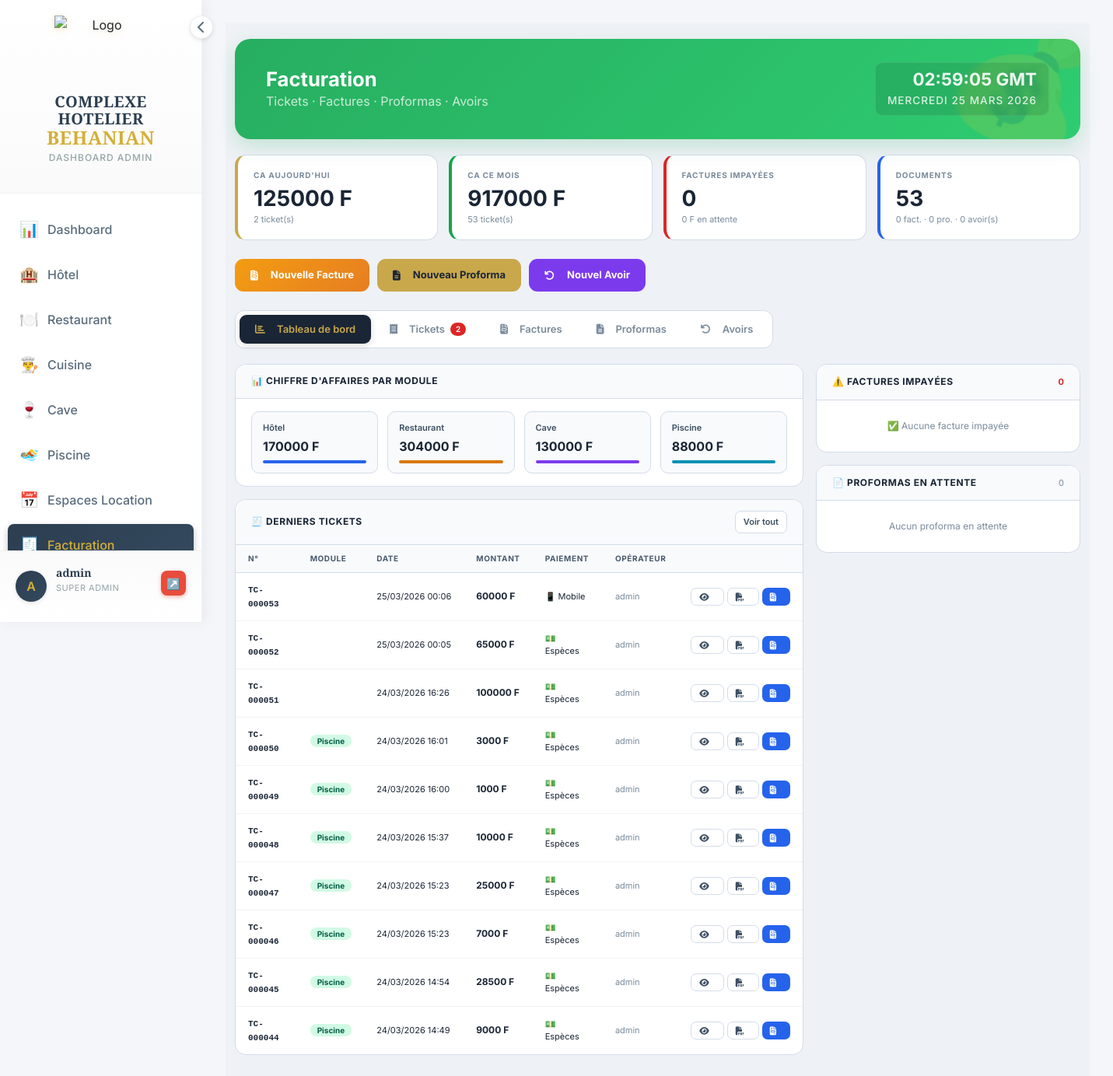
/facturation/ (signed in), run on an earlier commit of the app's database.
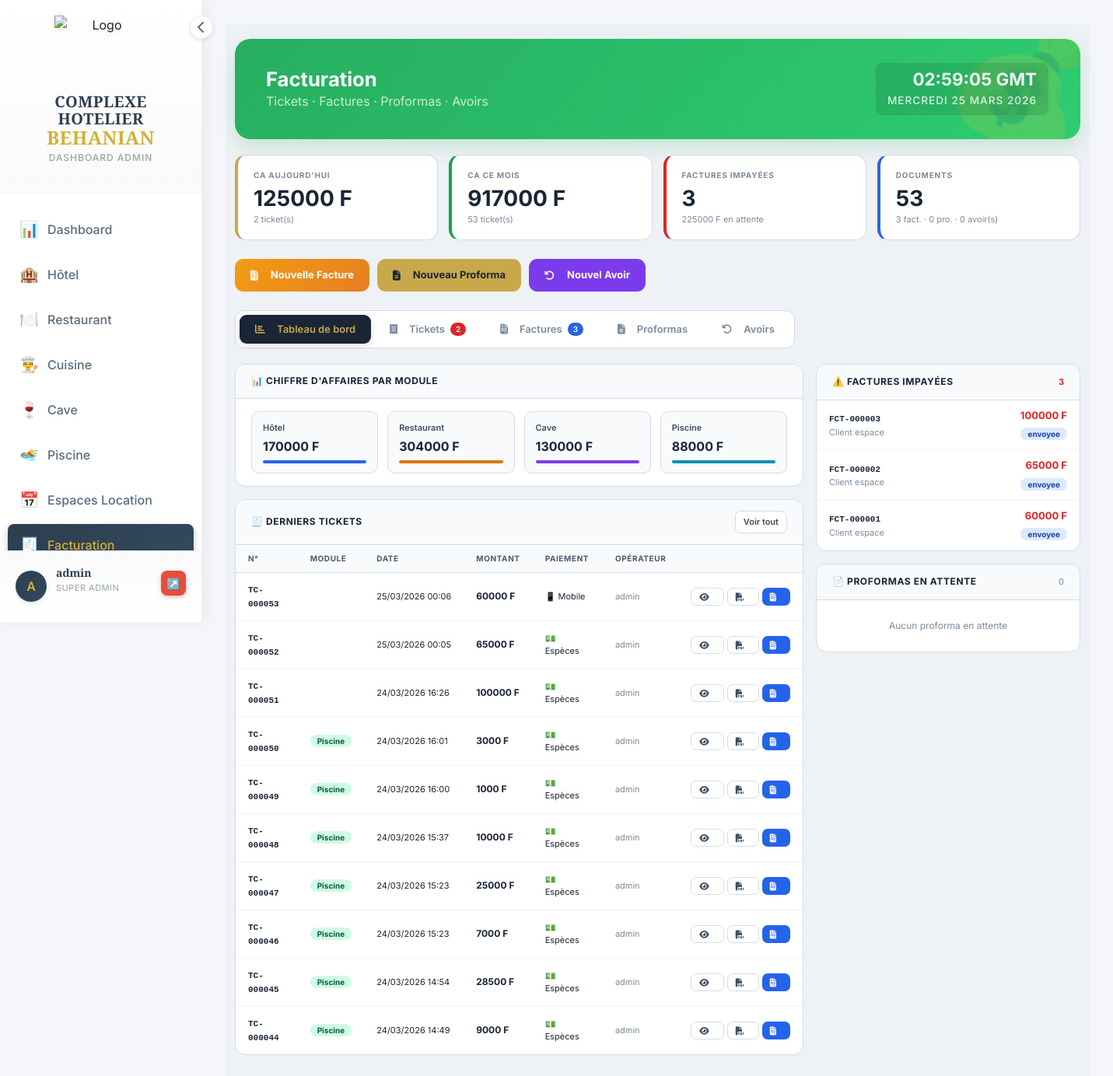
And on a later commit of the database.
### facturation/models.py (models this page shows, shortened)
class Ticket(models.Model):
    MODULE_CHOICES = [
        ('hotel', 'Hôtel'),
        ('restaurant', 'Restaurant'),
        ('caisse', 'Caisse'),
        ('piscine', 'Piscine'),
        ('cave', 'Cave'),
        ('autre', 'Autre'),
    ]
    numero = models.CharField(max_length=50, unique=True)
    module = models.CharField(max_length=20, choices=MODULE_CHOICES)
    date_creation = models.DateTimeField(default=timezone.now)
    montant_total = models.DecimalField(max_digits=10, decimal_places=2)
    client = models.ForeignKey(Client, on_delete=models.SET_NULL, null=True, blank=True)
    PAIEMENT_CHOICES = [
        ('especes', 'Espèces'),
        ('mobile_money', 'Mobile Money'),
        ('orange_money', 'Orange Money'),
        ('wave', 'Wave'),
        ('moov_money', 'Moov Money'),
        ('mtn_money', 'MTN Mobile Money'),
        ('carte_bancaire', 'Carte Bancaire'),
        ('carte', 'Carte Bancaire'), # Alias pour compatibilité
        ('cheque', 'Chèque'),
        ('virement', 'Virement'),
        ('cave', 'Cave'),
        ('autre', 'Autre'),
    ]
    mode_paiement = models.CharField(max_length=50, choices=PAIEMENT_CHOICES, default='especes')
    montant_paye = models.DecimalField(max_digits=10, decimal_places=2, default=0)
    cree_par = models.ForeignKey(User, on_delete=models.SET_NULL, null=True, blank=True)
    contenu = models.TextField(help_text="Contenu détaillé du ticket")
    imprime = models.BooleanField(default=False)
    date_impression = models.DateTimeField(blank=True, null=True)
    est_duplicata = models.BooleanField(default=False, help_text="Indique si c'est une réimpression")
    objet_id = models.IntegerField(blank=True, null=True, help_text="ID de l'objet dans le module d'origine")
    class Meta:
        ordering = ['-date_creation']

class Facture(models.Model):
    STATUT_CHOICES = [
        ('draft', 'Brouillon'),
        ('sent', 'Envoyée'),
        ('paid', 'Payée'),
        ('cancelled', 'Annulée'),
    ]
    numero = models.CharField(max_length=20, unique=True)
    client = models.ForeignKey(Client, on_delete=models.CASCADE)
    date_creation = models.DateTimeField(default=timezone.now)
    date_facturation = models.DateField(default=timezone.now)
    date_echeance = models.DateField(blank=True, null=True)
    statut = models.CharField(max_length=20, choices=STATUT_CHOICES, default='draft')
    sous_total = models.DecimalField(max_digits=10, decimal_places=2, default=Decimal('0.00'))
    remise = models.DecimalField(max_digits=10, decimal_places=2, default=Decimal('0.00'))
    taux_tva = models.DecimalField(max_digits=5, decimal_places=2, default=Decimal('20.00'))
    montant_tva = models.DecimalField(max_digits=10, decimal_places=2, default=Decimal('0.00'))
    total = models.DecimalField(max_digits=10, decimal_places=2, default=Decimal('0.00'))
    montant_paye = models.DecimalField(max_digits=10, decimal_places=2, default=Decimal('0.00'))
    date_paiement = models.DateTimeField(blank=True, null=True)
    cree_par = models.ForeignKey(User, on_delete=models.SET_NULL, null=True)
    notes = models.TextField(blank=True)
    class Meta:
        ordering = ['-date_creation']

class Client(models.Model):
    nom = models.CharField(max_length=100)
    prenom = models.CharField(max_length=100, blank=True)
    email = models.EmailField(blank=True)
    telephone = models.CharField(max_length=20, blank=True)
    adresse = models.TextField(blank=True)
    nif = models.CharField(max_length=50, blank=True, verbose_name="NIF")
    stat = models.CharField(max_length=50, blank=True, verbose_name="STAT")
    class Meta:
        ordering = ['nom', 'prenom']

### facturation/views.py (the view)
# urls.py: path('', views.boite_nuit_index, name='index'),
@require_module_access('facturation')
def index(request):
    from django.utils import timezone
    from django.db.models import Sum, Count, Q
    today = timezone.now().date()
    tickets_jour = Ticket.objects.filter(date_creation__date=today)
    ca_jour = tickets_jour.aggregate(s=Sum('montant_total'))['s'] or 0
    tickets_mois = Ticket.objects.filter(
        date_creation__month=today.month, date_creation__year=today.year
    )
    ca_mois = tickets_mois.aggregate(s=Sum('montant_total'))['s'] or 0
    factures_impayees = Facture.objects.filter(statut__in=['envoyee','en_attente'])
    montant_impaye = factures_impayees.aggregate(s=Sum('total'))['s'] or 0
    tickets_recents = Ticket.objects.select_related('client','cree_par').order_by('-date_creation')[:10]
    ca_par_module = {}
    for m, l in [('hotel','Hôtel'),('restaurant','Restaurant'),('cave','Cave'),('piscine','Piscine'),('caisse','Caisse'),('autre','Autre')]:
        ca = Ticket.objects.filter(module=m).aggregate(s=Sum('montant_total'))['s'] or 0
        if ca > 0:
            ca_par_module[l] = int(ca)
    recent_factures = Facture.objects.select_related('client').order_by('-date_creation')[:8]
    recent_proformas = Proforma.objects.select_related('client').order_by('-date_creation')[:8]
    recent_avoirs = Avoir.objects.select_related('client').order_by('-date_creation')[:8]
    services = Service.objects.all()
    services_json = json.dumps([{'id': s.id, 'nom': s.nom} for s in services])
    clients = Client.objects.all().order_by('nom')
    context = {
        'ca_jour': int(ca_jour),
        'ca_mois': int(ca_mois),
        'nb_tickets_jour': tickets_jour.count(),
        'nb_tickets_mois': tickets_mois.count(),
        'nb_factures_impayees': factures_impayees.count(),
        'montant_impaye': int(montant_impaye),
        'nb_proformas': Proforma.objects.filter(statut='en_attente').count(),
        'nb_avoirs': Avoir.objects.filter(statut='en_attente').count(),
        'tickets_recents': tickets_recents,
        'ca_par_module': ca_par_module,
        'recent_factures': recent_factures,
        'recent_proformas': recent_proformas,
        'recent_avoirs': recent_avoirs,
        'total_tickets': Ticket.objects.count(),
        'total_factures': Facture.objects.count(),
        'total_proformas': Proforma.objects.count(),
        'total_avoirs': Avoir.objects.count(),
        'services': services,
        'services_json': services_json,
        'clients': clients,
    }
    return render(request, 'facturation/index.html', context)

### utils/permissions.py (called while the page is built, shortened)
def get_user_groups(user):
    return list(user.groups.values_list('name', flat=True))

def user_has_access(user, module):
    if not user.is_authenticated:
        return False
    if user.is_superuser:
        return True

def require_module_access(module):
    def decorator(view_func):
        @wraps(view_func)
        @login_required
        def wrapper(request, *args, **kwargs):
            if not user_has_access(request.user, module):
                messages.error(request,
                    "Accès refusé — vous n'avez pas les droits pour accéder à ce module.")
                return redirect('dashboard:index')
            return view_func(request, *args, **kwargs)
        return wrapper
    return decorator

def get_accessible_modules(user):
    if user.is_superuser:
        return ['dashboard', 'hotel', 'restaurant', 'bar', 'cuisine',
                'piscine', 'boite_nuit', 'espaces', 'caisse', 'facturation',
                'parametres', 'users']

### templates/facturation/index.html (shortened to what the changed rows need)
{% extends 'dashboard/base_dashboard.html' %}
{% load static %}
{% block content %}
<div class="fac-body"><div class="container-fluid">
  <div class="header-glam caisse-watermark">
    <div class="header-content">
      <h2 style="font-size:1.6rem;font-weight:700;margin:0">Facturation</h2>
    </div>
  </div>
  <div class="kpi-grid">
    <div class="kpi k-rouge">
      <div class="klbl">Factures impayées</div>
      <div class="kval">{{ nb_factures_impayees }}</div>
      <div class="ksub">{{ montant_impaye|floatformat:0 }} F en attente</div>
    </div>
    <div class="kpi k-bleu">
      <div class="klbl">Documents</div>
      <div class="kval">{{ total_tickets }}</div>
      <div class="ksub">{{ total_factures }} fact. · {{ total_proformas }} pro. · {{ total_avoirs }} avoir(s)</div>
    </div>
  </div>
  <div class="tabs">
    <button class="tab" id="tab-factures" onclick="setTab('factures',this)">
      <i class="fas fa-file-invoice"></i> Factures
      {% if total_factures > 0 %}<span style="background:#2563eb;color:white;border-radius:10px;padding:1px 7px;font-size:10px">{{ total_factures }}</span>{% endif %}
    </button>
  </div>
  <div class="tab-content active" id="content-dashboard">
    <div style="display:grid;grid-template-columns:1fr 340px;gap:16px">
      <div>
        <div class="panel">
          {% if ca_par_module %}
          <div class="module-bar">
            {% for module, ca in ca_par_module.items %}
            {% with total_ca=ca_mois|default:1 %}
            <div class="module-item">
              <div class="module-nom">{{ module }}</div>
              <div class="module-ca">{{ ca|floatformat:0 }} F</div>
              <div class="module-bar-fill" style="background:{% if module == 'Hôtel' %}#2563eb{% elif module == 'Restaurant' %}#d97706{% elif module == 'Cave' %}#7c3aed{% elif module == 'Piscine' %}#0891b2{% else %}#16a34a{% endif %};width:100%"></div>
            </div>
            {% endwith %}
            {% endfor %}
          </div>
          {% else %}
          <div style="padding:30px;text-align:center;color:var(--muted);font-size:13px">Aucune donnée</div>
          {% endif %}
        </div>
        <div class="panel">
          <div style="overflow-x:auto">
            <table class="tbl">
              <thead><tr><th>N°</th><th>Module</th><th>Date</th><th>Montant</th><th>Paiement</th><th>Opérateur</th><th></th></tr></thead>
              <tbody>
              {% for t in tickets_recents %}
              <tr>
                <td><span class="doc-num">{{ t.numero }}</span></td>
                <td><span class="badge b-{{ t.module }}">{{ t.get_module_display }}</span></td>
                <td style="font-size:11px;white-space:nowrap">{{ t.date_creation|date:"d/m/Y H:i" }}</td>
                <td><strong>{{ t.montant_total|floatformat:0 }} F</strong></td>
                <td style="font-size:11px">
                  {% if t.mode_paiement == 'especes' %}💵 Espèces
                  {% elif t.mode_paiement == 'mobile_money' %}📱 Mobile
                  {% elif t.mode_paiement == 'carte_bancaire' %}💳 Carte
                  {% elif t.mode_paiement == 'orange_money' %}🟠 Orange
                  {% elif t.mode_paiement == 'wave' %}🔵 Wave
                  {% else %}{{ t.get_mode_paiement_display }}{% endif %}
                </td>
                <td style="font-size:11px;color:var(--muted)">{{ t.cree_par.get_full_name|default:t.cree_par.username|default:"—" }}</td>
                <td>
                  <div style="display:flex;gap:4px">
                    <a href="{% url 'facturation:ticket_detail' t.pk %}" class="btn-p outline" title="Détail"><i class="fas fa-eye"></i></a>
                    <a href="{% url 'facturation:ticket_pdf' t.pk %}" class="btn-p outline" title="PDF" target="_blank"><i class="fas fa-file-pdf"></i></a>
                    <button class="btn-p primary" title="Convertir en facture" onclick="convertirEnFacture({{ t.pk }},'{{ t.numero }}',{{ t.montant_total|stringformat:'g' }})"><i class="fas fa-file-invoice"></i></button>
                  </div>
                </td>
              </tr>
              {% empty %}
              <tr><td colspan="7" style="text-align:center;padding:24px;color:var(--muted)">Aucun ticket</td></tr>
              {% endfor %}
              </tbody>
            </table>
          </div>
        </div>
      </div>
      <div>
        <div class="panel">
          <div class="ph"><h3>⚠️ Factures impayées</h3><span style="font-size:11px;color:#dc2626;font-weight:700">{{ nb_factures_impayees }}</span></div>
          {% if nb_factures_impayees == 0 %}
          <div style="padding:24px;text-align:center;color:var(--muted);font-size:12px">✅ Aucune facture impayée</div>
          {% else %}
          {% for f in recent_factures %}
          <div style="padding:10px 16px;border-bottom:1px solid #f0f3f7;display:flex;justify-content:space-between;align-items:center">
            <div>
              <div style="font-size:12px;font-weight:700"><span class="doc-num">{{ f.numero }}</span></div>
              <div style="font-size:11px;color:var(--muted)">{{ f.client.nom|default:"Client anonyme" }}</div>
            </div>
            <div style="text-align:right">
              <div style="font-size:13px;font-weight:700;color:#dc2626">{{ f.total|floatformat:0 }} F</div>
              <span class="badge b-{{ f.statut }}">{{ f.get_statut_display }}</span>
            </div>
          </div>
          {% endfor %}
          {% endif %}
        </div>
      </div>
    </div>
  </div>
</div></div>
{% endblock %}

What changed in the data, as far as the page shows it:
added Facture: numero "FCT-000003", client.nom "Client espace", total "100000", statut "envoyee"
added Facture: numero "FCT-000002", client.nom "Client espace", total "65000", statut "envoyee"
added Facture: numero "FCT-000001", client.nom "Client espace", total "60000", statut "envoyee"
Also different on the page:
{{ nb_factures_impayees }}: "0" → "3"
{{ montant_impaye|floatformat:0 }}: "0" → "225000"
{{ total_factures }}: "0" → "3"
{{ total_factures }}: (not shown) → "3"
text no longer shown: "✅ Aucune facture impayée"
